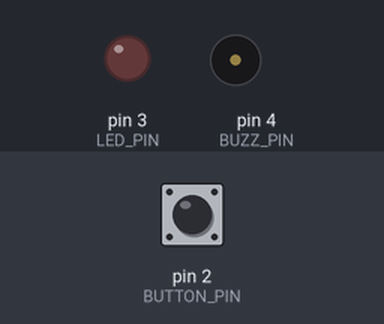
A sketch run on a simulated Arduino Uno, built with avr-gcc and run on an emulated ATmega328P. Parts: output pins drawn as LEDs (lit = HIGH), buzzer (waves = sounding, pin HIGH). Inputs (shaded band) come from the test bench; at power-on: pin 2 (BUTTON_PIN) HIGH. What the sketch prints to the serial monitor is not drawn.

Above: at 1.2 s.
1.3 s: pin 2 (BUTTON_PIN) pulled LOW for 0.15 s
At 1.9 s:
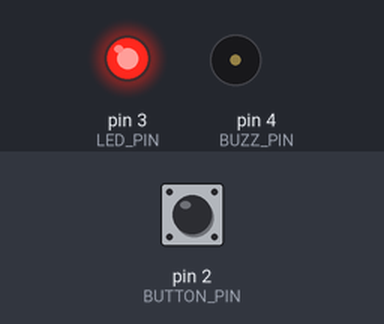
4.4 s: pin 2 (BUTTON_PIN) pulled LOW for 1 s
At 8.2 s:
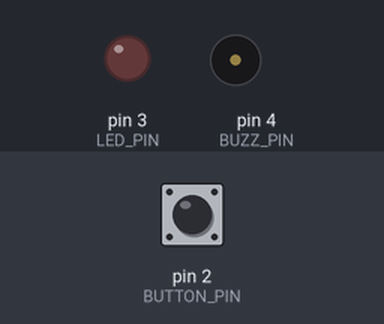
8.4 s: pin 2 (BUTTON_PIN) pulled LOW for 3.2 s
At 12.6 s:
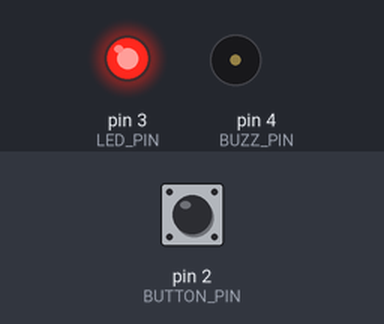
Timing chart, 0 to 15.1 s (numbered marks = the images above; inputs shaded):
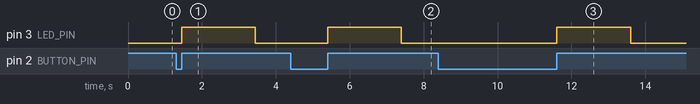

Measured:
- after the input at 1.3 s, pin 3 (LED_PIN): LOW → HIGH after 0.15 s, → LOW 2.0 s later
- after the input at 4.4 s, pin 3 (LED_PIN): LOW → HIGH after 1.0 s, → LOW 2.0 s later
- after the input at 8.4 s, pin 3 (LED_PIN): LOW → HIGH after 3.2 s, → LOW 2.0 s later

The sketch:

sketch.ino
```cpp
// Lab 4 Exercise 6: Long press detected WHILE still holding
// Like a phone power button — buzzer fires AT 5 seconds, no need to release

#define BUTTON_PIN 2
#define LED_PIN    3
#define BUZZ_PIN   4
#define LONG_PRESS 5000   // 5 seconds

unsigned long pressStart     = 0;
bool pressing                = false;
bool longPressTriggered      = false;

void setup() {
  pinMode(BUTTON_PIN, INPUT_PULLUP);
  pinMode(LED_PIN,    OUTPUT);
  pinMode(BUZZ_PIN,   OUTPUT);
  Serial.begin(9600);
  Serial.println("=== Ready. Press the button! ===");
}

void loop() {
  bool btn = digitalRead(BUTTON_PIN);

  // Button just pressed
  if (btn == LOW && !pressing) {
    pressStart         = millis();
    pressing           = true;
    longPressTriggered = false;
    Serial.println("Button pressed... holding");
  }

  // Button still held — check if 5 seconds reached
  if (btn == LOW && pressing && !longPressTriggered) {
    unsigned long heldFor = millis() - pressStart;

    if (heldFor >= LONG_PRESS) {
      longPressTriggered = true;   // only trigger once
      Serial.println("5s reached → BUZZER ON! (still holding)");
      digitalWrite(BUZZ_PIN, HIGH);
      delay(2000);
      digitalWrite(BUZZ_PIN, LOW);
      Serial.println("=== Ready. Press the button! ===");
    }
  }

  // Button released
  if (btn == HIGH && pressing) {
    pressing = false;

    if (!longPressTriggered) {
      // Released before 5s = short press → LED
      Serial.println("Short press → LED ON for 2s");
      digitalWrite(LED_PIN, HIGH);
      delay(2000);
      digitalWrite(LED_PIN, LOW);
      Serial.println("=== Ready. Press the button! ===");
    }
  }
}
```
